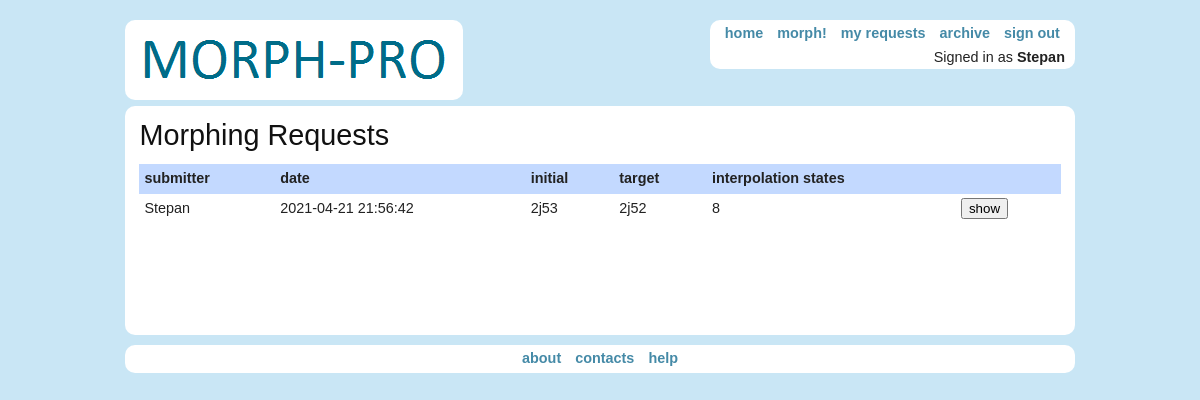
Screenshot of /morph/archive (signed in) with the database file from the repository.
### morphserverapp/models.py (models this page shows, shortened)
class User(models.Model):
    name = models.CharField(max_length=256)
    email = models.EmailField(unique=True)
    password = models.CharField(max_length=256)
    user_created_at = models.DateTimeField()
    user_updated_at = models.DateTimeField()

class MorphRequest(models.Model):
    author = models.IntegerField()
    protein_a_name = models.CharField(max_length=256)
    protein_b_name = models.CharField(max_length=256)
    morphing_count = models.IntegerField()
    auto_interpolation = models.BooleanField(default=False)
    created_at = models.DateTimeField()

### morphserverapp/views.py (the view)
# urls.py: path('morph/archive',views.archive, name='archive'),
def archive(request):
    archive_template = loader.get_template('morphserverapp/archive.html')
    all_mr_table = []
    for mr in MorphRequest.objects.all():
        try:
            if mr.author != 0:
                author = User.objects.get(pk=mr.author).name
            else:
                author = 'Anonymous'
        except User.DoesNotExist:
            return HttpResponseRedirect('../')
        all_mr_table.append([str(author),str(mr.created_at)[:len(str(mr.created_at))-7],str(mr.protein_a_name),str(mr.protein_b_name),
                         str(mr.morphing_count),'/morph/'+str(mr.id)])
    return HttpResponse(archive_template.render({'morph_requests':all_mr_table,'user_greeting':request.session.get('name')},request))

### morphserverapp/templates/morphserverapp/archive.html (shortened to what this page needs)
<!DOCTYPE html>
<html>
{% load static %}
<head>
<link rel="stylesheet" media="screen" href="{% static 'stylesheets/blueprint/screen.css' %}" />
<link rel="stylesheet" media="print" href="{% static 'stylesheets/blueprint/print.css' %}" />
<link rel="stylesheet" media="screen" href="{% static 'stylesheets/blueprint/ie.css' %}" />
<link rel="stylesheet" media="screen" href="{% static 'stylesheets/custom.css' %}" />
<link rel="stylesheet" media="screen" href="{% static 'stylesheets/common.css' %}" />
<link rel="stylesheet" media="screen" href="{% static 'stylesheets/pages.css' %}" />
</head>
<body>
  <div class="container">
    <header>
  <a href="/"><img alt="Morphing server" class="round" src="{% static 'images/logo.png' %}" /></a>
<nav class="round">
  <ul>
    <li><a href="/">home</a></li>
    <li><a href="/morph/new">morph!</a></li>
      {% if user_greeting %}
      <li><a href="/history">my requests</a></li>
      {% endif %}
    <li><a href="/morph/archive">archive</a></li>
      {% if user_greeting %}
      <li> <a href="/user/sign_out">sign out</a></li>
      {% else %}
      <li> <a href="/user/sign_in">sign in</a></li>
      {% endif %}
  </ul>
  <div id="user-greeting">
      {% if user_greeting %}
        Signed in as <strong>{{user_greeting}}</strong>
      {% else %}
        Not signed in
      {% endif %}
  </div>
</nav>
</header>
    <section class="round">
      <h1>Morphing Requests</h1>
<table id="index-morph-requests">
    <thead>
    <tr>
      <th>submitter</th>
      <th>date</th>
      <th>initial</th>
      <th>target</th>
      <th>interpolation states</th>
      <th></th>
    </tr>
    </thead>
    <tbody>
    {% if morph_requests|length > 0 %}
    {% for morph_request in morph_requests %}
      <tr>
          {% for val in morph_request|slice:":5" %}
          <td>{{val}}</td>
          {% endfor %}
          <td>
              <form class="button_to" method="get" action="{{morph_request|last}}"><input type="submit" value="show"></form>
          </td>
    {% endfor %}
    {% endif %}
    </tbody>
</table>
    </section>
    <footer>
  <nav class="round">
      <ul>
        <li><a href="/about">about</a></li>
        <li><a href="/contacts">contacts</a></li>
        <li><a href="/help">help</a></li>
      </ul>
  </nav>
</footer>
  </div>
</body>
</html>

### static/stylesheets/blueprint/screen.css (style rules this page uses)
html { margin:0;padding:0;border:0; }
body, div, span, object, iframe, h1, h2, h3, h4, h5, h6, p, blockquote, pre, a, abbr, acronym, address, code, del, dfn, em, img, q, dl, dt, dd, ol, ul, li, fieldset, form, label, legend, table, caption, tbody, tfoot, thead, tr, th, td, article, aside, dialog, figure, footer, header, hgroup, nav, section { margin:0;padding:0;border:0;font-size:100%;font:inherit;vertical-align:baseline; }
article, aside, details, figcaption, figure, dialog, footer, header, hgroup, menu, nav, section { display:block; }
body { line-height:1.5;background:white; }
table { border-collapse:separate;border-spacing:0; }
caption, th, td { text-align:left;font-weight:normal;float:none !important; }
table, th, td { vertical-align:middle; }
a img { border:none; }
html { font-size:100.01%; }
body { font-size:75%;color:#222;background:#fff;font-family:"Helvetica Neue", Arial, Helvetica, sans-serif; }
h1, h2, h3, h4, h5, h6 { font-weight:normal;color:#111; }
h1 { font-size:3em;line-height:1;margin-bottom:0.5em; }
a { color:#06c;text-decoration:underline; }
strong, dfn { font-weight:bold; }
ul, ol { margin:0 1.5em 1.5em 0;padding-left:1.5em; }
ul { list-style-type:disc; }
table { margin-bottom:1.4em;width:100%; }
th { font-weight:bold; }
thead th { background:#c3d9ff; }
th, td, caption { padding:4px 10px 4px 5px; }
.container { width:950px;margin:0 auto; }
.clearfix:after, .container:after { content:"\0020";display:block;height:0;clear:both;visibility:hidden;overflow:hidden; }
.clearfix, .container { display:block; }

### static/stylesheets/blueprint/ie.css (style rules this page uses)
body { text-align:center; }
.container { text-align:left; }
img { -ms-interpolation-mode:bicubic; }
.clearfix, .container { display:inline-block; }

### static/stylesheets/custom.css (style rules this page uses)
body { background: #c9e6f5; }
section { background: #fff; padding: 1em; font-size: 120%; min-height: 200px; }
section h1 { font-size: 200%; }
#user-greeting { text-align: right; }
nav { float: right; }
nav { background-color: white; padding: 0 0.7em; white-space: nowrap; }
nav ul { margin: 0; padding: 0; }
nav ul li { list-style-type: none; display: inline-block; padding: 0.2em 0; }
nav ul li a { padding: 0 5px; font-weight: bold; text-decoration: none; }
header { padding-top: 20px; font-size: 120%; }
header img { padding: 1em; background: #fff; }
footer { text-align: center; margin-top: 10px; margin-left: auto; margin-right: auto; font-size: 120%; }
footer nav { float: none; }

### static/stylesheets/common.css (style rules this page uses)
body { font-family: "Helvetica"; }
.round { -moz-border-radius: 10px; -webkit-border-radius: 10px; border-radius: 10px; }
a { color: #458aa7; }

### static/stylesheets/blueprint/print.css (style rules this page uses)
body { line-height:1.5;font-family:"Helvetica Neue", Arial, Helvetica, sans-serif;color:#000;background:none;font-size:10pt; }
.container { background:none; }
h1, h2, h3, h4, h5, h6 { font-family:"Helvetica Neue", Arial, "Lucida Grande", sans-serif; }
a img { border:none; }
a:link, a:visited { background:transparent;font-weight:700;text-decoration:underline; }
a:link:after, a:visited:after { content:" (" attr(href) ")";font-size:90%; }

### rows the page displays
User: name "Stepan", morph_request "Stepan"
MorphRequest: morph_request "2j53" "2j52"

### other values shown
{{ val }} "2021-04-21 21:56:42" "8"
